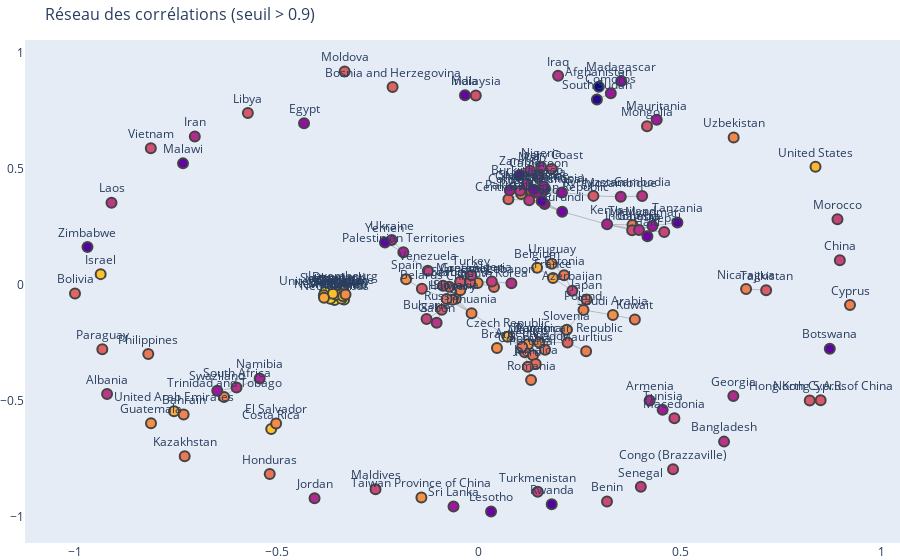

Notebook source saved alongside this figure:
### Code cell
# Préparer les données pour Plotly
edge_x = []
edge_y = []

# Ajout des arêtes
for edge in graph.edges(data=True):
    x0, y0 = pos[edge[0]]
    x1, y1 = pos[edge[1]]
    edge_x.append(x0)
    edge_x.append(x1)
    edge_x.append(None)  # None pour séparer les lignes
    edge_y.append(y0)
    edge_y.append(y1)
    edge_y.append(None)

# Tracer les arêtes
edge_trace = go.Scatter(
    x=edge_x,
    y=edge_y,
    line=dict(width=0.5, color="#888"),
    hoverinfo="none",
    mode="lines"
)

# Ajouter les nœuds
node_x = []
node_y = []
node_labels = []

for node in graph.nodes(data=True):
    x, y = pos[node[0]]
    node_x.append(x)
    node_y.append(y)
    node_labels.append(node[1]['label'])

node_trace = go.Scatter(
    x=node_x,
    y=node_y,
    mode="markers+text",
    text=node_labels,
    textposition="top center",
    hoverinfo="text",
    marker=dict(
        color = df_standardise['Ladder score'],
        colorscale="Plasma",
        size=10,
        line_width=2
    )
)

# Créer la figure Plotly
fig = go.Figure(data=[edge_trace, node_trace],
                layout=go.Layout(
                    title=f"Réseau des corrélations (seuil > {correlation_threshold})",
                    titlefont_size=16,
                    showlegend=True,
                    hovermode="closest",
                    margin=dict(b=0, l=0, r=0, t=40),
                    xaxis=dict(showgrid=False, zeroline=False),
                    yaxis=dict(showgrid=False, zeroline=False)
                ))

fig.show()

### Figure 1 — Plotly figure (JSON) as saved in the notebook; plotly's stock layout.template omitted (floating-point values rounded to 4 significant figures; data arrays with more than 128 entries replaced by an {"elided": "..."} marker saying what was removed)
{"data": [{"hoverinfo": "none", "line": {"color": "#888", "width": 0.5}, "mode": "lines", "type": "scatter", "x": {"elided": "837 float values"}, "y": {"elided": "837 float values"}}, {"hoverinfo": "text", "marker": {"color": {"elided": "153 float values"}, "colorscale": [[0, "#0d0887"], [0.1111, "#46039f"], [0.2222, "#7201a8"], [0.3333, "#9c179e"], [0.4444, "#bd3786"], [0.5556, "#d8576b"], [0.6667, "#ed7953"], [0.7778, "#fb9f3a"], [0.8889, "#fdca26"], [1, "#f0f921"]], "line": {"width": 2}, "size": 10}, "mode": "markers+text", "text": {"elided": "153 str values"}, "textposition": "top center", "type": "scatter", "x": {"elided": "153 float values"}, "y": {"elided": "153 float values"}}], "layout": {"hovermode": "closest", "margin": {"b": 0, "l": 0, "r": 0, "t": 40}, "showlegend": false, "title": {"font": {"size": 16}, "text": "Réseau des corrélations (seuil > 0.9)"}, "xaxis": {"showgrid": false, "zeroline": false}, "yaxis": {"showgrid": false, "zeroline": false}}}
